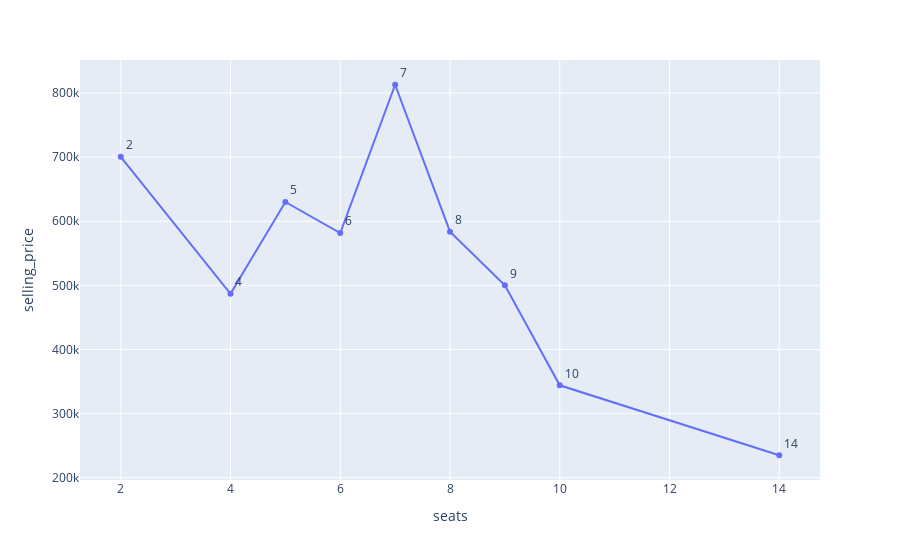

Notebook code for this chart:
### Code cell
#observing The impact of seats on the price of car
avg_price_for_seats = df1.groupby("seats").selling_price.mean().reset_index()
fig = px.line(avg_price_for_seats, x='seats', y='selling_price', text="seats")
fig.update_traces(textposition="top right")
fig.show(renderer="png")

### Figure 1 — Plotly figure (JSON) as saved in the notebook; plotly's stock layout.template omitted (floating-point values rounded to 4 significant figures)
{"data": [{"hovertemplate": "seats=%{text}<br>selling_price=%{y}<extra></extra>", "legendgroup": "", "line": {"color": "#636efa", "dash": "solid"}, "marker": {"symbol": "circle"}, "mode": "markers+lines+text", "name": "", "orientation": "v", "showlegend": false, "text": [2, 4, 5, 6, 7, 8, 9, 10, 14], "textposition": "top right", "type": "scatter", "x": [2, 4, 5, 6, 7, 8, 9, 10, 14], "xaxis": "x", "y": [700500, 486800.0, 630000.0, 581600.0, 812900.0, 583700.0, 500100.0, 344100.0, 235000], "yaxis": "y"}], "layout": {"legend": {"tracegroupgap": 0}, "margin": {"t": 60}, "xaxis": {"anchor": "y", "domain": [0, 1], "title": {"text": "seats"}}, "yaxis": {"anchor": "x", "domain": [0, 1], "title": {"text": "selling_price"}}}}
